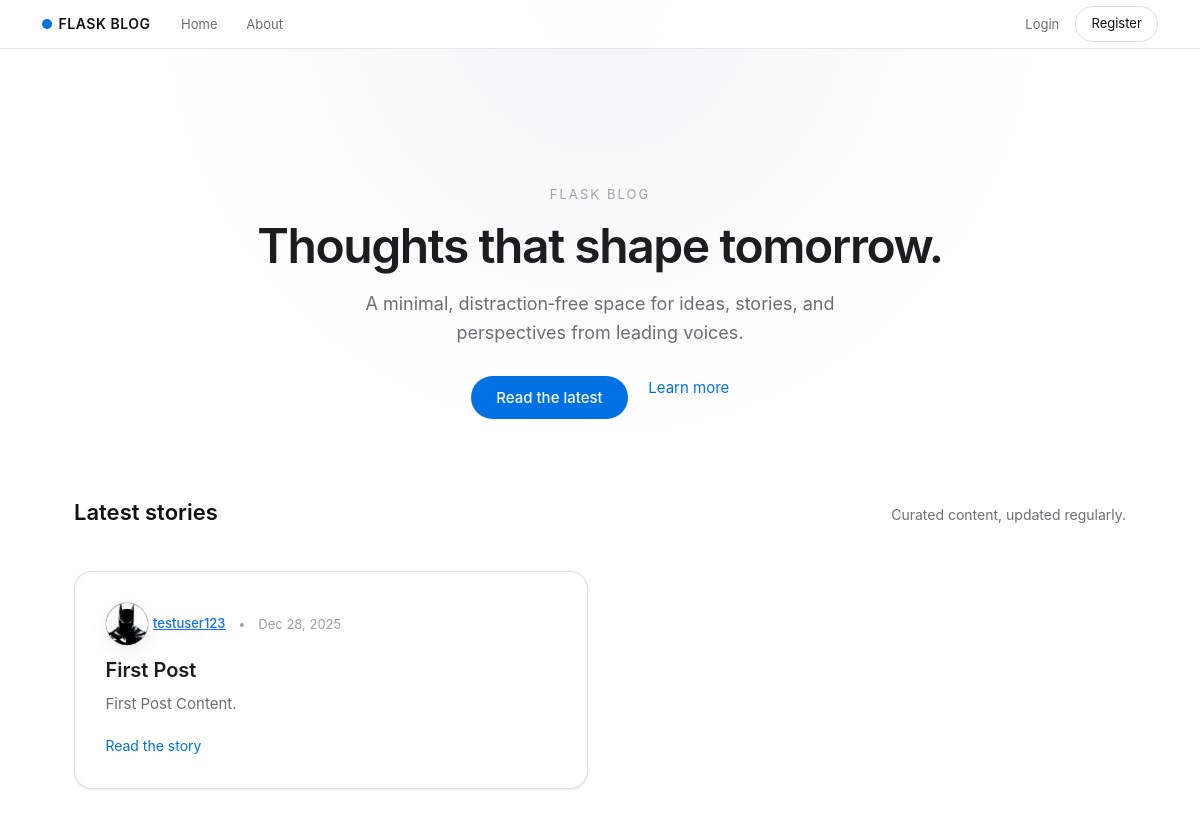
Page /home on the earlier database version.
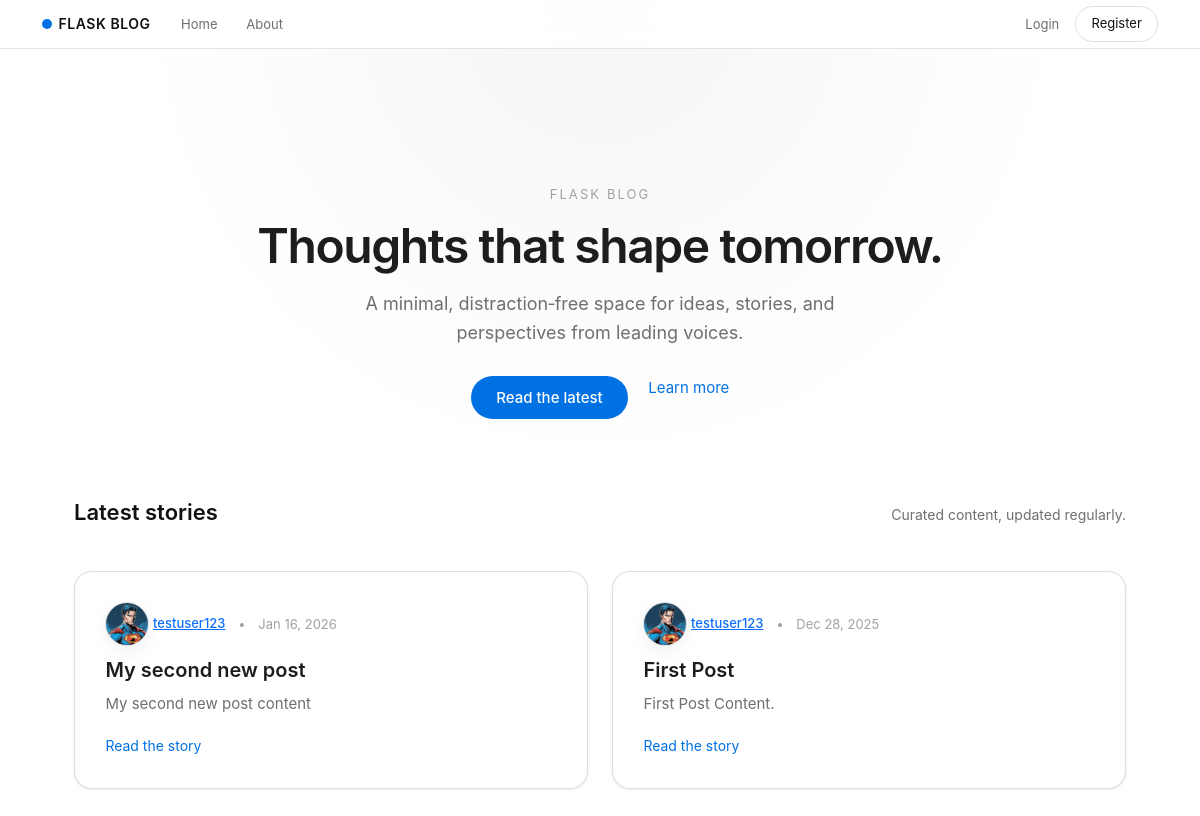
Same page on the later database version.
### flaskblog/models.py (models this page shows, shortened)
class Post(db.Model):
    id = db.Column(db.Integer, primary_key=True)
    title = db.Column(db.String(100), nullable=False)
    date_posted = db.Column(
        db.DateTime(timezone=True),
        nullable=False,
        default=lambda: datetime.now(timezone.utc)
    )
    content = db.Column(db.Text, nullable=False)
    user_id = db.Column(db.Integer, db.ForeignKey('user.id'), nullable=False)

class User(db.Model, UserMixin):
    id = db.Column(db.Integer, primary_key=True)
    username = db.Column(db.String(20), unique=True, nullable=False)
    email = db.Column(db.String(120), unique=True, nullable=False)
    image_file = db.Column(db.String(20), nullable=False, default='default.jpg')
    password = db.Column(db.String(60), nullable=False)
    posts = db.relationship('Post', backref='author', lazy=True)

### flaskblog/main/routes.py (the view)
@main.route("/")
@main.route("/home")
def home():
    page = request.args.get('page', 1, type=int)
    posts = Post.query.order_by(Post.date_posted.desc()).paginate(page=page, per_page=10)
    return render_template("home.html", posts=posts)

### flaskblog/templates/home.html (shortened to what this page needs)
{% extends "layout.html" %} {% block content %}
<section class="hero text-center">
  <p class="hero-eyebrow">Flask Blog</p>
  <h1 class="hero-title">Thoughts that shape tomorrow.</h1>
  <p class="hero-subtitle">
    A minimal, distraction‑free space for ideas, stories, and perspectives from
    leading voices.
  </p>
  <div class="hero-cta">
    <a href="#stories" class="hero-link primary">Read the latest</a>
    <a href="/about" class="hero-link secondary">Learn more</a>
  </div>
</section>
<section id="stories" class="stories-section">
  <div class="section-header">
    <h2 class="section-title">Latest stories</h2>
    <p class="section-subtitle">Curated content, updated regularly.</p>
  </div>
  <div class="row g-4">
    {% for post in posts.items %}
    <div class="col-md-6">
      <article class="story-tile">
        <div class="story-meta">
          <span class="author-wrap">
            <img
              class="story-avatar"
              src="{{ url_for('static', filename='profile_pics/' ~ post.author.image_file) }}"
              alt="{{ post.author.username }}'s avatar"
            />
            <a
              class="story-author"
              href="{{ url_for('users.user_posts', username=post.author.username) }}"
              >{{ post.author.username }}</a
            >
          </span>
          <span class="story-dot">•</span>
          <span class="story-date"
            >{{ post.date_posted.strftime('%b %-d, %Y') }}</span
          >
        </div>
        <h3 class="story-title">{{ post.title }}</h3>
        <p class="story-excerpt">{{ post.content }}</p>
        <a
          href="{{ url_for('posts.post', post_id=post.id) }}"
          class="story-link"
          >Read the story</a
        >
      </article>
    </div>
    {% endfor %}
  </div>
</section>
{% endblock content %}

### flaskblog/templates/layout.html (shortened to what this page needs)
<!DOCTYPE html>
<html lang="en">
<head>
    <link href="https://cdn.jsdelivr.net/npm/bootstrap@5.3.0/dist/css/bootstrap.min.css" rel="stylesheet">
    <link rel="stylesheet" type="text/css" href="{{ url_for('static', filename='main.css') }}">
</head>
<body>
    <header class="site-header">
      <nav class="navbar navbar-expand-lg navbar-light fixed-top apple-nav">
        <div class="container">
          <a class="navbar-brand" href="/">
            <span class="brand-dot"></span>
            <span class="brand-text">Flask Blog</span>
          </a>
          <div class="collapse navbar-collapse justify-content-center" id="navbarToggle">
            <ul class="navbar-nav main-nav">
              <li class="nav-item"><a class="nav-link" href="/">Home</a></li>
              <li class="nav-item"><a class="nav-link" href="{{ url_for('main.about') }}">About</a></li>
            </ul>
            <div class="navbar-nav ms-auto auth-links">
              {% if current_user.is_authenticated %}
                <a class="nav-link" href="{{ url_for('posts.new_post') }}">New Post</a>
                <a class="nav-link" href="{{ url_for('users.account') }}">Account</a>
                <a class="nav-link" href="{{ url_for('users.logout') }}">Logout</a>
              {% else %}
                <a class="nav-link" href="{{ url_for('users.login') }}">Login</a>
                <a class="nav-link pill-link" href="{{ url_for('users.register') }}">Register</a>
              {% endif %}
            </div>
          </div>
        </div>
      </nav>
    </header>
    <main role="main" class="container main-container">
      {% block content %}{% endblock %}
</body>
</html>

### flaskblog/static/main.css (style rules this page uses)
:root { --primary-color: #111111; --primary-muted: #1d1d1f; --accent-color: #0071e3; --accent-soft: #e8f0ff; --text-primary: #111111; --text-secondary: #6e6e73; --text-tertiary: #a1a1a6; --bg-primary: #ffffff; --bg-secondary: #fbfbfd; --bg-elevated: #ffffff; --border-color: #d2d2d7; --radius-soft: 18px; --shadow-soft: 0 18px 40px rgba(0, 0, 0, 0.08); --shadow-subtle: 0 1px 3px rgba(0, 0, 0, 0.08); }
* { margin: 0; padding: 0; box-sizing: border-box; }
body { font-family: -apple-system, BlinkMacSystemFont, "SF Pro Text", system-ui, "Segoe UI", Roboto, "Helvetica Neue", Arial, sans-serif; background: radial-gradient(circle at top, #f5f5f7 0, #ffffff 45%); color: var(--text-primary); line-height: 1.6; -webkit-font-smoothing: antialiased; -moz-osx-font-smoothing: grayscale; }
h1, h2, h3, h4, h5, h6 { color: var(--text-primary); font-weight: 600; line-height: 1.2; margin-bottom: 1rem; }
.site-header { margin-bottom: 0; }
.apple-nav { background: rgba(255, 255, 255, 0.9) !important; backdrop-filter: saturate(180%) blur(20px); border-bottom: 1px solid rgba(210, 210, 215, 0.6); padding: 0.35rem 0; }
.navbar-brand { font-size: 14px; font-weight: 600; letter-spacing: 0.04em; text-transform: uppercase; display: flex; align-items: center; gap: 0.4rem; color: var(--text-primary) !important; }
.brand-dot { width: 10px; height: 10px; border-radius: 50%; background: var(--accent-color); }
.brand-text { color: var(--text-primary); }
.main-nav .nav-link { font-size: 13px; color: var(--text-secondary) !important; padding: 0.25rem 0.9rem !important; }
.auth-links .nav-link { font-size: 13px; color: var(--text-secondary) !important; }
.auth-links .pill-link { padding: 0.3rem 0.95rem !important; border-radius: 999px; border: 1px solid rgba(0, 0, 0, 0.12); margin-left: 0.5rem; color: var(--text-primary) !important; display: inline-flex; align-items: center; justify-content: center; line-height: 1; }
.main-container { margin-top: 4.5rem; padding: 3.5rem 0 4rem; }
.hero, .about-hero { max-width: 800px; margin: 0 auto 4rem auto; padding: 3.5rem 1.5rem 1rem; }
.hero-eyebrow { font-size: 13px; letter-spacing: 0.16em; text-transform: uppercase; color: var(--text-tertiary); margin-bottom: 0.75rem; }
.hero-title { font-size: 48px; font-weight: 600; letter-spacing: -0.03em; margin-bottom: 1rem; color: var(--primary-muted); }
.hero-subtitle { font-size: 18px; color: var(--text-secondary); max-width: 36rem; margin: 0 auto 1.75rem auto; }
.hero-cta { display: flex; justify-content: center; gap: 1.25rem; flex-wrap: wrap; }
.hero-link { font-size: 15px; text-decoration: none; }
.hero-link.primary { color: #ffffff; background: var(--accent-color); padding: 0.6rem 1.6rem; border-radius: 999px; font-weight: 500; }
.hero-link.secondary { color: var(--accent-color); }
.stories-section { max-width: 1100px; margin: 0 auto; padding: 0 1.5rem; }
.section-header { display: flex; align-items: baseline; justify-content: space-between; gap: 1.5rem; margin-bottom: 1.75rem; }
.section-title { font-size: 22px; font-weight: 600; }
.section-subtitle { font-size: 14px; color: var(--text-secondary); }
.story-tile { background: var(--bg-elevated); border-radius: var(--radius-soft); padding: 1.9rem 1.9rem 1.8rem; border: 1px solid rgba(210, 210, 215, 0.7); box-shadow: var(--shadow-subtle); transition: transform 0.3s ease, box-shadow 0.3s ease, border-color 0.3s ease; height: 100%; }
.story-meta { font-size: 13px; color: var(--text-tertiary); margin-bottom: 0.75rem; display: flex; align-items: center; gap: 0.5rem; }
.story-author { font-weight: 500; }
.story-dot { margin: 0 0.3rem; }
.story-title { font-size: 20px; font-weight: 600; margin-bottom: 0.6rem; color: var(--primary-muted); }
.story-excerpt { font-size: 15px; color: var(--text-secondary); margin-bottom: 1.1rem; }
.story-link { font-size: 14px; color: var(--accent-color); text-decoration: none; }
.story-avatar { width: 44px; height: 44px; border-radius: 50%; object-fit: cover; border: 1px solid rgba(210, 210, 215, 0.8); box-shadow: 0 6px 18px rgba(15, 23, 42, 0.06); }

Differences in the rows shown:
added Post: image_file (picture), author.username "testuser123", date_posted "Jan 16, 2026", title "My second new post", content "My second new post content"
changed through a linked row, Post "First Post": image_file: a different picture
